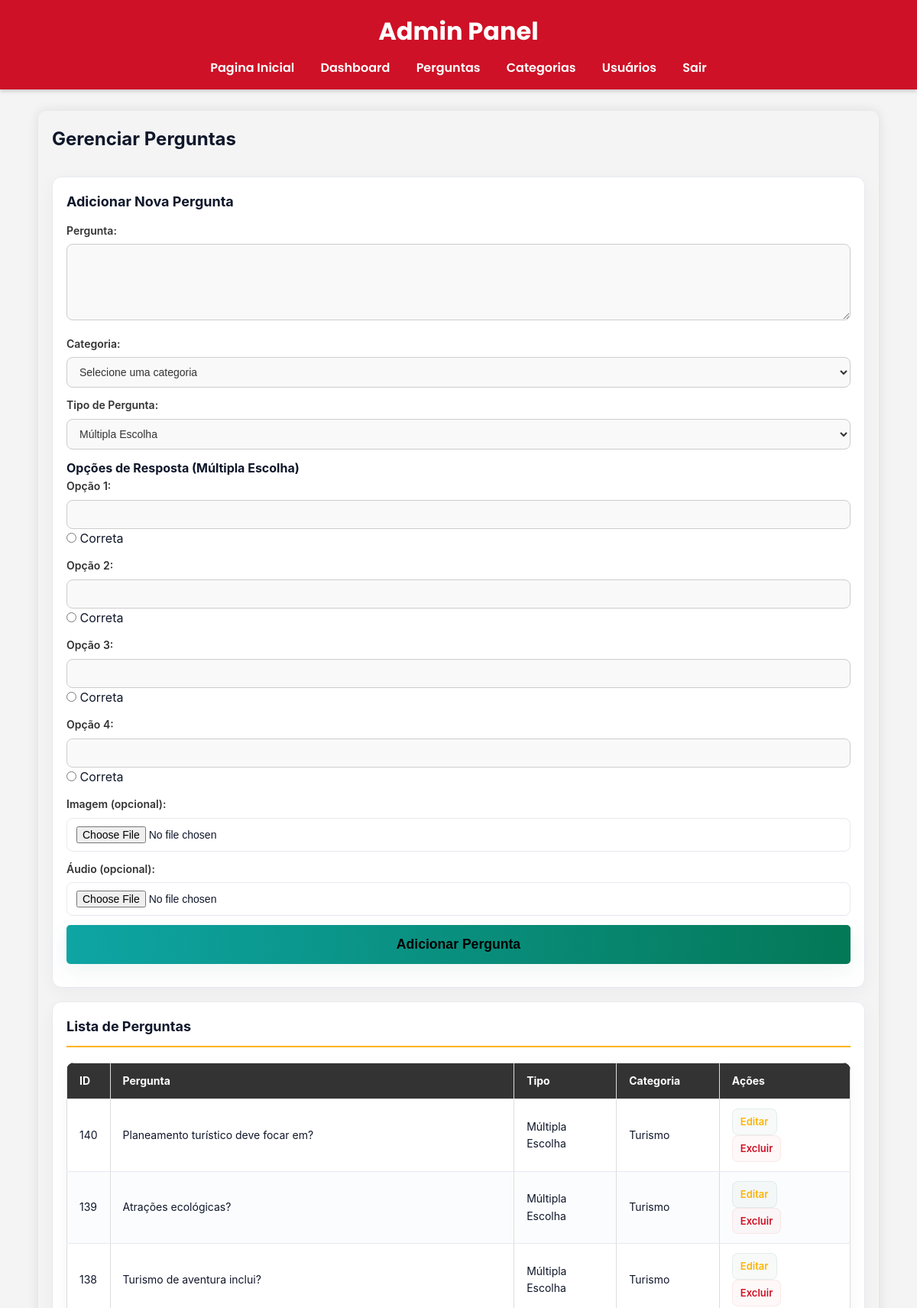
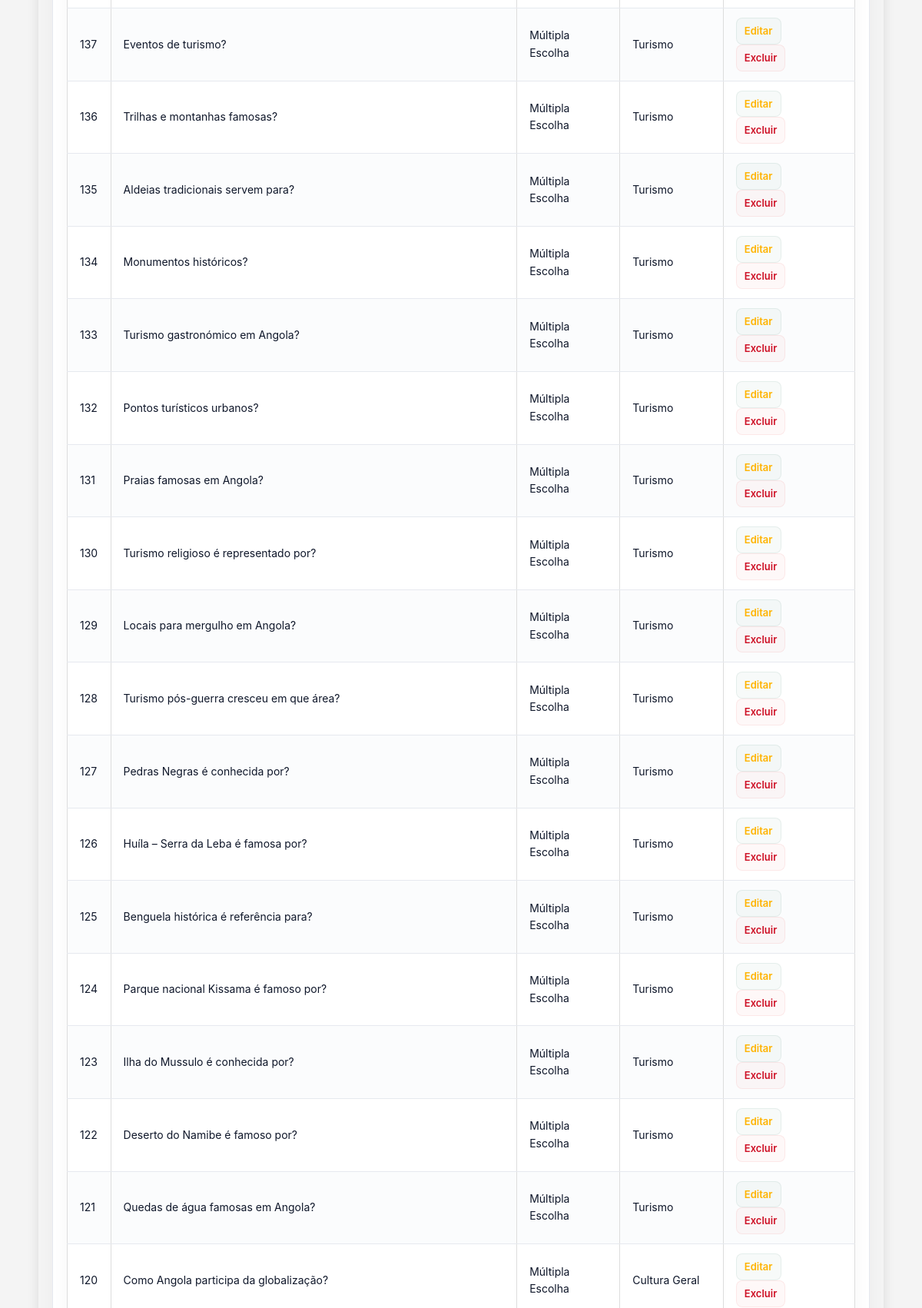
/admin/manage_questions.php (signed in, upper part), run on the app's committed database (2 pictures, top to bottom).
### tables this page shows
CREATE TABLE `perguntas` (
  `id` int(11) NOT NULL,
  `categoria_id` int(11) NOT NULL,
  `pergunta_texto` text NOT NULL,
  `tipo_pergunta` enum('multipla_escolha','verdadeiro_falso') NOT NULL,
  `caminho_imagem` varchar(255) DEFAULT NULL,
  `caminho_audio` varchar(255) DEFAULT NULL,
  `nivel` enum('fácil','médio','difícil') NOT NULL DEFAULT 'fácil',
  `tempo_segundos` int(11) NOT NULL DEFAULT 30
);

CREATE TABLE `categorias` (
  `id` int(11) NOT NULL,
  `nome_categoria` varchar(100) NOT NULL,
  `descricao` text DEFAULT NULL
);

### admin/manage_questions.php (the view, shortened to what this page needs)
<?php
require_once '../config.php';
include 'admin_header.php';
$edit_question = null;
$edit_options = [];
$questions_result = $conn->query("SELECT p.id, p.pergunta_texto, p.tipo_pergunta, c.nome_categoria FROM perguntas p JOIN categorias c ON p.categoria_id = c.id ORDER BY p.id DESC");
?>
<main class="container admin-dashboard">
    <h2>Gerenciar Perguntas</h2>
    <div class="admin-form">
        <h3><?php echo $edit_question ? 'Editar Pergunta' : 'Adicionar Nova Pergunta'; ?></h3>
        <form action="manage_questions.php" method="POST" enctype="multipart/form-data">
            <div class="form-group">
                <label for="pergunta_texto">Pergunta:</label>
                <textarea id="pergunta_texto" name="pergunta_texto" rows="4" required><?php echo $edit_question ? htmlspecialchars($edit_question['pergunta_texto']) : ''; ?></textarea>
            </div>
            <div class="form-group">
                <label for="categoria_id">Categoria:</label>
                <select id="categoria_id" name="categoria_id" required>
                    <option value="">Selecione uma categoria</option>
                </select>
            </div>
            <div class="form-group">
                <label for="tipo_pergunta">Tipo de Pergunta:</label>
                <select id="tipo_pergunta" name="tipo_pergunta" onchange="toggleOptions(this.value)" required>
                    <option value="multipla_escolha" <?php echo ($edit_question && $edit_question['tipo_pergunta'] == 'multipla_escolha') ? 'selected' : ''; ?>>Múltipla Escolha</option>
                </select>
            </div>
            <div id="multipla-escolha-options" style="display: <?php echo ($edit_question && $edit_question['tipo_pergunta'] == 'verdadeiro_falso') ? 'none' : 'block'; ?>;">
                <h4>Opções de Resposta (Múltipla Escolha)</h4>
                <?php
                for ($i = 0; $i < 4; $i++) {
                    $option_text = isset($edit_options[$i]) ? htmlspecialchars($edit_options[$i]['opcao_texto']) : '';
                    $is_correct_checked = (isset($edit_options[$i]) && $edit_options[$i]['correta']) ? 'checked' : '';
                    echo '<div class="form-group">';
                    echo '<label>Opção ' . ($i + 1) . ':</label>';
                    echo '<input type="text" name="opcoes[]" value="' . $option_text . '" required>';
                    echo '<input type="radio" name="correta" value="' . $i . '" ' . $is_correct_checked . ' required> Correta';
                    echo '</div>';
                }
                ?>
            </div>
            <div class="form-group">
                <label for="imagem">Imagem (opcional):</label>
                <input type="file" id="imagem" name="imagem" accept="image/*">
            </div>
            <div class="form-group">
                <label for="audio">Áudio (opcional):</label>
                <input type="file" id="audio" name="audio" accept="audio/*">
            </div>
            <div class="form-group">
                <input type="submit" value="<?php echo $edit_question ? 'Atualizar Pergunta' : 'Adicionar Pergunta'; ?>">
            </div>
        </form>
    </div>
    <section class="admin-section">
        <h3>Lista de Perguntas</h3>
        <?php if ($questions_result->num_rows > 0): ?>
        <table class="admin-table">
            <thead>
                <tr>
                    <th>ID</th>
                    <th>Pergunta</th>
                    <th>Tipo</th>
                    <th>Categoria</th>
                    <th>Ações</th>
                </tr>
            </thead>
            <tbody>
                <?php while($row = $questions_result->fetch_assoc()): ?>
                <tr>
                    <td><?php echo htmlspecialchars($row['id']); ?></td>
                    <td><?php echo htmlspecialchars(mb_strimwidth($row['pergunta_texto'], 0, 80, "...")); ?></td>
                    <td><?php echo htmlspecialchars($row['tipo_pergunta'] == 'multipla_escolha' ? 'Múltipla Escolha' : 'Verdadeiro/Falso'); ?></td>
                    <td><?php echo htmlspecialchars($row['nome_categoria']); ?></td>
                    <td class="actions">
                        <a href="manage_questions.php?edit_id=<?php echo $row['id']; ?>" class="edit">Editar</a>
                        <a href="manage_questions.php?delete_id=<?php echo $row['id']; ?>" class="delete" onclick="return confirm('Tem certeza que deseja excluir esta pergunta e suas opções?');">Excluir</a>
                    </td>
                </tr>
                <?php endwhile; ?>
            </tbody>
        </table>
        <?php else: ?>
        <p>Nenhuma pergunta cadastrada.</p>
        <?php endif; ?>
    </section>
</main>
<?php
include 'admin_footer.php';
?>

### css/style.css (style rules this page uses)
:root { --color-red: #CE1126; --color-black: #000000; --color-yellow: #FFB300; --color-white: #FFFFFF; --color-light-gray: #f4f4f4; --color-dark-gray: #333; }
* { margin: 0; padding: 0; box-sizing: border-box; }
body { font-family: 'Poppins', sans-serif; line-height: 1.6; background-color: var(--color-light-gray); color: var(--color-dark-gray); }
.container { max-width: 1100px; margin: auto; overflow: hidden; padding: 0 20px; }
.form-group { margin-bottom: 20px; text-align: left; }
.form-group label { display: block; margin-bottom: 8px; font-weight: 600; }
.form-group input[type="text"], .form-group input[type="email"], .form-group input[type="password"] { width: 100%; padding: 12px; border: 1px solid rgba(255, 255, 255, 0.3); border-radius: 5px; background-color: rgba(255, 255, 255, 0.05); color: var(--color-white); font-size: 1em; }
.form-group input[type="text"]::placeholder, .form-group input[type="email"]::placeholder, .form-group input[type="password"]::placeholder { color: rgba(255, 255, 255, 0.7); }
.form-group input[type="submit"] { width: 100%; background-color: var(--color-yellow); color: var(--color-black); border: none; padding: 15px; border-radius: 5px; font-size: 1.1em; font-weight: 700; cursor: pointer; transition: background-color 0.3s ease; }

### admin/admin_header.php (style rules this page uses)
.admin-dashboard { padding: 40px 20px; background-color: var(--color-light-gray); border-radius: 10px; margin-top: 30px; box-shadow: 0 0 15px rgba(0,0,0,0.1); }
.admin-section { background-color: var(--color-white); padding: 30px; border-radius: 10px; box-shadow: 0 2px 10px rgba(0,0,0,0.1); }
.admin-section h3 { color: var(--color-black); margin-bottom: 20px; font-size: 1.8em; border-bottom: 2px solid var(--color-yellow); padding-bottom: 10px; }
.admin-table { width: 100%; border-collapse: collapse; margin-top: 20px; }
.admin-table th, .admin-table td { border: 1px solid #ddd; padding: 12px; text-align: left; }
.admin-table th { background-color: var(--color-dark-gray); color: var(--color-white); }
.admin-table tr:nth-child(even) { background-color: #f2f2f2; }
.admin-table .actions a { margin-right: 10px; color: var(--color-red); text-decoration: none; }
.admin-table .actions a.edit { color: var(--color-yellow); }
.admin-table .actions a.delete { color: var(--color-red); }
.admin-form { background-color: var(--color-white); padding: 30px; border-radius: 10px; box-shadow: 0 2px 10px rgba(0,0,0,0.1); margin-top: 30px; }
.admin-form .form-group label { color: var(--color-dark-gray); }
.admin-form .form-group input[type="text"], .admin-form .form-group input[type="email"], .admin-form .form-group input[type="password"], .admin-form .form-group textarea, .admin-form .form-group select { border: 1px solid #ccc; background-color: #f9f9f9; color: var(--color-dark-gray); }
.admin-form .form-group input[type="submit"] { background-color: var(--color-yellow); color: var(--color-black); }

### data on the page
perguntas: id "140", pergunta_texto "Planeamento turístico deve focar em?", tipo_pergunta "Múltipla Escolha", categoria.nome_categoria "Turismo"
perguntas: id "139", pergunta_texto "Atrações ecológicas?", tipo_pergunta "Múltipla Escolha", categoria.nome_categoria "Turismo"
perguntas: id "138", pergunta_texto "Turismo de aventura inclui?", tipo_pergunta "Múltipla Escolha", categoria.nome_categoria "Turismo"
perguntas: id "137", pergunta_texto "Eventos de turismo?", tipo_pergunta "Múltipla Escolha", categoria.nome_categoria "Turismo"
perguntas: id "136", pergunta_texto "Trilhas e montanhas famosas?", tipo_pergunta "Múltipla Escolha", categoria.nome_categoria "Turismo"
perguntas: id "135", pergunta_texto "Aldeias tradicionais servem para?", tipo_pergunta "Múltipla Escolha", categoria.nome_categoria "Turismo"
perguntas: id "134", pergunta_texto "Monumentos históricos?", tipo_pergunta "Múltipla Escolha", categoria.nome_categoria "Turismo"
perguntas: id "133", pergunta_texto "Turismo gastronómico em Angola?", tipo_pergunta "Múltipla Escolha", categoria.nome_categoria "Turismo"
perguntas: id "132", pergunta_texto "Pontos turísticos urbanos?", tipo_pergunta "Múltipla Escolha", categoria.nome_categoria "Turismo"
perguntas: id "131", pergunta_texto "Praias famosas em Angola?", tipo_pergunta "Múltipla Escolha", categoria.nome_categoria "Turismo"
perguntas: id "130", pergunta_texto "Turismo religioso é representado por?", tipo_pergunta "Múltipla Escolha", categoria.nome_categoria "Turismo"
perguntas: id "129", pergunta_texto "Locais para mergulho em Angola?", tipo_pergunta "Múltipla Escolha", categoria.nome_categoria "Turismo"
perguntas: id "128", pergunta_texto "Turismo pós-guerra cresceu em que área?", tipo_pergunta "Múltipla Escolha", categoria.nome_categoria "Turismo"
perguntas: id "127", pergunta_texto "Pedras Negras é conhecida por?", tipo_pergunta "Múltipla Escolha", categoria.nome_categoria "Turismo"
perguntas: id "126", pergunta_texto "Huíla – Serra da Leba é famosa por?", tipo_pergunta "Múltipla Escolha", categoria.nome_categoria "Turismo"
perguntas: id "125", pergunta_texto "Benguela histórica é referência para?", tipo_pergunta "Múltipla Escolha", categoria.nome_categoria "Turismo"
perguntas: id "124", pergunta_texto "Parque nacional Kissama é famoso por?", tipo_pergunta "Múltipla Escolha", categoria.nome_categoria "Turismo"
perguntas: id "123", pergunta_texto "Ilha do Mussulo é conhecida por?", tipo_pergunta "Múltipla Escolha", categoria.nome_categoria "Turismo"
perguntas: id "122", pergunta_texto "Deserto do Namibe é famoso por?", tipo_pergunta "Múltipla Escolha", categoria.nome_categoria "Turismo"
perguntas: id "121", pergunta_texto "Quedas de água famosas em Angola?", tipo_pergunta "Múltipla Escolha", categoria.nome_categoria "Turismo"
perguntas: id "120", pergunta_texto "Como Angola participa da globalização?", tipo_pergunta "Múltipla Escolha", categoria.nome_categoria "Cultura Geral"
